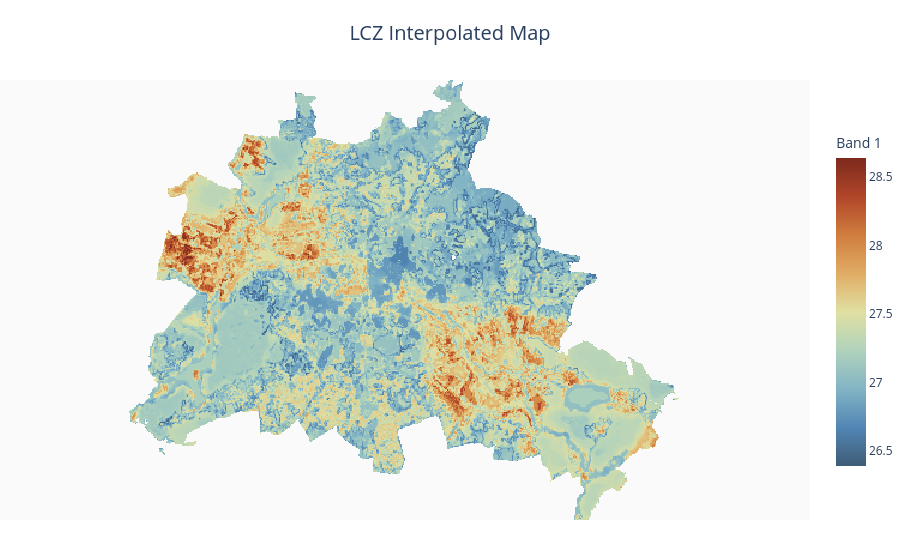

The code cell stored with this chart in its notebook:
### Markdown cell above
## 6 — Visualize interpolated map

### Code cell
if result:
    fig = lcz_plot_interp(result.path, palette="muted", isave=True)
    fig.show()

### Figure 1 — Plotly figure (JSON) as saved in the notebook; plotly's stock layout.template omitted (floating-point values rounded to 4 significant figures; data arrays with more than 128 entries replaced by an {"elided": "..."} marker saying what was removed)
{"data": [{"colorbar": {"len": 0.8, "title": {"text": "Band 1"}}, "colorscale": [[0, "#3E5C76"], [0.125, "#5286B4"], [0.25, "#82B4C5"], [0.375, "#B0D2BC"], [0.5, "#E0E0A2"], [0.625, "#E0AC65"], [0.75, "#D07D3F"], [0.875, "#B04629"], [1, "#7D2A1D"]], "hovertemplate": "Band 1: %{z:.2f}<extra></extra>", "name": "Band 1", "type": "heatmap", "visible": true, "z": {"elided": "367x466 float values"}, "zmax": 28.64, "zmin": 26.39}], "layout": {"hoverlabel": {"bgcolor": "white", "font": {"size": 13}}, "margin": {"b": 40, "l": 0, "r": 40, "t": 80}, "paper_bgcolor": "white", "plot_bgcolor": "#fafafa", "title": {"font": {"size": 20}, "text": "LCZ Interpolated Map", "x": 0.5, "xanchor": "center"}, "xaxis": {"showgrid": false, "showticklabels": false, "zeroline": false}, "yaxis": {"scaleanchor": "x", "scaleratio": 1, "showgrid": false, "showticklabels": false, "zeroline": false}}}
